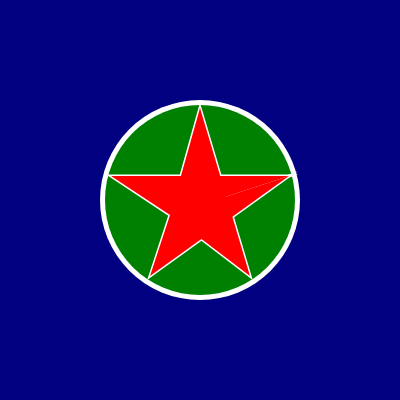
Frame 1 (no input)
Frame 60 (no input): identical to frame 1, image omitted
Frame 120 (the mouse pressed at the canvas centre since frame 60): identical to frame 1, image omitted

The p5.js sketch that drew this single still picture (run headless with seeded random() and noise() and a simulated clock; from frame 60 on, the mouse is pressed at the canvas centre):

// p5.js sketch
// ── sketch.js
function setup() {
  createCanvas(400, 400);
}

function draw() {
  background(0, 0, 128);
  
  const w = color(255, 255, 255);
  fill(w);
  noStroke();
  circle(200, 200, 200);
  
  const g = color(0, 128, 0);
  fill(g);
  noStroke();
  circle(200, 200, 190);
  
  const p = color(255, 0, 255);
 
  stroke(w);
  strokeWeight(3);
  triangle(200, 108, 250, 276, 170, 215);
  triangle(150, 276, 289, 176, 170, 215);
  triangle(111, 176, 289, 176, 170, 215);
  
  const r = color(255,0,0);
  noStroke();
  fill(r);
  triangle(200, 108, 250, 276, 170, 215);
  triangle(150, 276, 289, 176, 170, 215);
  triangle(111, 176, 289, 176, 170, 215);

}
